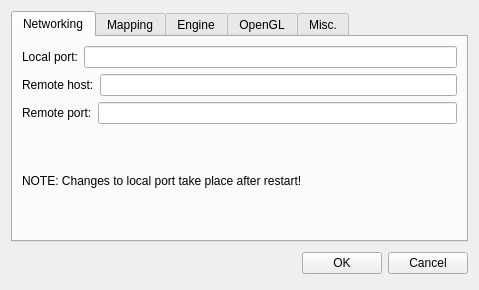
<?xml version="1.0" encoding="UTF-8"?>
<ui version="4.0">
 <class>ConfigDialog</class>
 <widget class="QDialog" name="ConfigDialog">
  <property name="geometry">
   <rect>
    <x>0</x>
    <y>0</y>
    <width>479</width>
    <height>290</height>
   </rect>
  </property>
  <property name="windowTitle">
   <string>Dialog</string>
  </property>
  <layout class="QVBoxLayout">
   <item>
    <widget class="QTabWidget" name="tabWidget">
     <property name="currentIndex">
      <number>0</number>
     </property>
     <widget class="QWidget" name="networkTab">
      <attribute name="title">
       <string>Networking</string>
      </attribute>
      <layout class="QVBoxLayout">
       <item>
        <layout class="QHBoxLayout">
         <item>
          <widget class="QLabel" name="label">
           <property name="text">
            <string>Local port:</string>
           </property>
          </widget>
         </item>
         <item>
          <widget class="QLineEdit" name="lineEdit_localport"/>
         </item>
        </layout>
       </item>
       <item>
        <layout class="QHBoxLayout">
         <item>
          <widget class="QLabel" name="label_2">
           <property name="text">
            <string>Remote host:</string>
           </property>
          </widget>
         </item>
         <item>
          <widget class="QLineEdit" name="lineEdit_remotehost"/>
         </item>
        </layout>
       </item>
       <item>
        <layout class="QHBoxLayout">
         <item>
          <widget class="QLabel" name="label_3">
           <property name="text">
            <string>Remote port:</string>
           </property>
          </widget>
         </item>
         <item>
          <widget class="QLineEdit" name="lineEdit_remoteport"/>
         </item>
        </layout>
       </item>
       <item>
        <widget class="QLabel" name="label_5">
         <property name="text">
          <string>NOTE: Changes to local port take place after restart!</string>
         </property>
        </widget>
       </item>
      </layout>
     </widget>
     <widget class="QWidget" name="mappingTab">
      <attribute name="title">
       <string>Mapping</string>
      </attribute>
      <layout class="QVBoxLayout">
       <item>
        <widget class="QCheckBox" name="checkBox_angrylinker">
         <property name="text">
          <string>AngryLinker</string>
         </property>
        </widget>
       </item>
       <item>
        <widget class="QCheckBox" name="checkBox_automerge">
         <property name="text">
          <string>Automerge</string>
         </property>
        </widget>
       </item>
       <item>
        <widget class="QCheckBox" name="checkBox_duallinker">
         <property name="text">
          <string>Duallinker</string>
         </property>
        </widget>
       </item>
       <item>
        <spacer>
         <property name="orientation">
          <enum>Qt::Vertical</enum>
         </property>
         <property name="sizeHint" stdset="0">
          <size>
           <width>20</width>
           <height>40</height>
          </size>
         </property>
        </spacer>
       </item>
      </layout>
     </widget>
     <widget class="QWidget" name="engineTab">
      <attribute name="title">
       <string>Engine</string>
      </attribute>
      <layout class="QGridLayout">
       <item row="0" column="0">
        <layout class="QGridLayout">
         <item row="0" column="0">
          <widget class="QCheckBox" name="checkBox_autorefresh">
           <property name="text">
            <string>Enable automatic refresh of data</string>
           </property>
          </widget>
         </item>
         <item row="1" column="0">
          <widget class="QCheckBox" name="checkBox_brief">
           <property name="text">
            <string>Brief Mode</string>
           </property>
          </widget>
         </item>
        </layout>
       </item>
       <item row="1" column="0">
        <layout class="QGridLayout">
         <item row="0" column="0">
          <widget class="QLabel" name="label_4">
           <property name="text">
            <string>Room name quote:</string>
           </property>
          </widget>
         </item>
         <item row="0" column="1">
          <widget class="QSpinBox" name="spinBox_namequote"/>
         </item>
         <item row="1" column="0">
          <widget class="QLabel" name="label_descquote">
           <property name="text">
            <string>Description quote:</string>
           </property>
          </widget>
         </item>
         <item row="1" column="1">
          <widget class="QSpinBox" name="spinBox_descquote"/>
         </item>
        </layout>
       </item>
       <item row="1" column="1">
        <spacer>
         <property name="orientation">
          <enum>Qt::Horizontal</enum>
         </property>
         <property name="sizeHint" stdset="0">
          <size>
           <width>20</width>
           <height>40</height>
          </size>
         </property>
        </spacer>
       </item>
       <item row="0" column="1">
        <spacer>
         <property name="orientation">
          <enum>Qt::Horizontal</enum>
         </property>
         <property name="sizeHint" stdset="0">
          <size>
           <width>20</width>
           <height>40</height>
          </size>
         </property>
        </spacer>
       </item>
      </layout>
     </widget>
     <widget class="QWidget" name="openglTab">
      <attribute name="title">
       <string>OpenGL</string>
      </attribute>
      <layout class="QGridLayout">
       <item row="0" column="0">
        <layout class="QGridLayout">
         <item row="0" column="0" colspan="2">
          <widget class="QLabel" name="label_7">
           <property name="text">
            <string>Textures Visibility Range:</string>
           </property>
          </widget>
         </item>
         <item row="0" column="2">
          <widget class="QLineEdit" name="lineEdit_visrange"/>
         </item>
         <item row="1" column="0" colspan="2">
          <widget class="QLabel" name="label_8">
           <property name="text">
            <string>Details Visibility Range:</string>
           </property>
          </widget>
         </item>
         <item row="1" column="2">
          <widget class="QLineEdit" name="lineEdit_detrange"/>
         </item>
         <item row="2" column="0">
          <widget class="QLabel" name="label_6">
           <property name="text">
            <string>Visible Layers :</string>
           </property>
          </widget>
         </item>
         <item row="2" column="1" colspan="2">
          <widget class="QLineEdit" name="lineEdit_layers"/>
         </item>
        </layout>
       </item>
       <item row="0" column="1">
        <spacer>
         <property name="orientation">
          <enum>Qt::Horizontal</enum>
         </property>
         <property name="sizeHint" stdset="0">
          <size>
           <width>20</width>
           <height>40</height>
          </size>
         </property>
        </spacer>
       </item>
       <item row="1" column="0">
        <layout class="QVBoxLayout">
         <item>
          <widget class="QCheckBox" name="checkShowNotes">
           <property name="text">
            <string>Show Notes</string>
           </property>
          </widget>
         </item>
         <item>
          <widget class="QCheckBox" name="checkShowRegions">
           <property name="text">
            <string>Show Regions</string>
           </property>
          </widget>
         </item>
         <item>
          <widget class="QCheckBox" name="checkShowSecrets">
           <property name="text">
            <string>Show Secret Doors</string>
           </property>
          </widget>
         </item>
        </layout>
       </item>
       <item row="1" column="1">
        <spacer>
         <property name="orientation">
          <enum>Qt::Horizontal</enum>
         </property>
         <property name="sizeHint" stdset="0">
          <size>
           <width>20</width>
           <height>40</height>
          </size>
         </property>
        </spacer>
       </item>
      </layout>
     </widget>
     <widget class="QWidget" name="miscTab">
      <attribute name="title">
       <string>Misc.</string>
      </attribute>
      <widget class="QComboBox" name="misc_startupMode">
       <property name="geometry">
        <rect>
         <x>120</x>
         <y>20</y>
         <width>131</width>
         <height>32</height>
        </rect>
       </property>
       <item>
        <property name="text">
         <string>Select mode</string>
        </property>
       </item>
       <item>
        <property name="text">
         <string>Move mode</string>
        </property>
       </item>
      </widget>
      <widget class="QLabel" name="misc_startupModeLabel">
       <property name="geometry">
        <rect>
         <x>10</x>
         <y>20</y>
         <width>111</width>
         <height>31</height>
        </rect>
       </property>
       <property name="text">
        <string>Startup Mode:</string>
       </property>
      </widget>
      <widget class="QPushButton" name="misc_noteColorButton">
       <property name="geometry">
        <rect>
         <x>290</x>
         <y>20</y>
         <width>126</width>
         <height>32</height>
        </rect>
       </property>
       <property name="text">
        <string>Note color...</string>
       </property>
      </widget>
     </widget>
    </widget>
   </item>
   <item>
    <layout class="QHBoxLayout">
     <item>
      <spacer>
       <property name="orientation">
        <enum>Qt::Horizontal</enum>
       </property>
       <property name="sizeHint" stdset="0">
        <size>
         <width>131</width>
         <height>31</height>
        </size>
       </property>
      </spacer>
     </item>
     <item>
      <widget class="QPushButton" name="okButton">
       <property name="text">
        <string>OK</string>
       </property>
      </widget>
     </item>
     <item>
      <widget class="QPushButton" name="cancelButton">
       <property name="text">
        <string>Cancel</string>
       </property>
      </widget>
     </item>
    </layout>
   </item>
  </layout>
 </widget>
 <tabstops>
  <tabstop>tabWidget</tabstop>
  <tabstop>lineEdit_localport</tabstop>
  <tabstop>lineEdit_remotehost</tabstop>
  <tabstop>lineEdit_remoteport</tabstop>
  <tabstop>okButton</tabstop>
  <tabstop>cancelButton</tabstop>
  <tabstop>checkBox_autorefresh</tabstop>
  <tabstop>checkBox_brief</tabstop>
  <tabstop>spinBox_namequote</tabstop>
  <tabstop>spinBox_descquote</tabstop>
  <tabstop>checkBox_angrylinker</tabstop>
  <tabstop>checkBox_automerge</tabstop>
  <tabstop>lineEdit_visrange</tabstop>
  <tabstop>lineEdit_detrange</tabstop>
  <tabstop>checkShowNotes</tabstop>
  <tabstop>checkShowRegions</tabstop>
  <tabstop>checkShowSecrets</tabstop>
 </tabstops>
 <resources/>
 <connections>
  <connection>
   <sender>okButton</sender>
   <signal>clicked()</signal>
   <receiver>ConfigDialog</receiver>
   <slot>accept()</slot>
   <hints>
    <hint type="sourcelabel">
     <x>278</x>
     <y>253</y>
    </hint>
    <hint type="destinationlabel">
     <x>96</x>
     <y>254</y>
    </hint>
   </hints>
  </connection>
  <connection>
   <sender>cancelButton</sender>
   <signal>clicked()</signal>
   <receiver>ConfigDialog</receiver>
   <slot>reject()</slot>
   <hints>
    <hint type="sourcelabel">
     <x>369</x>
     <y>253</y>
    </hint>
    <hint type="destinationlabel">
     <x>179</x>
     <y>282</y>
    </hint>
   </hints>
  </connection>
 </connections>
</ui>
